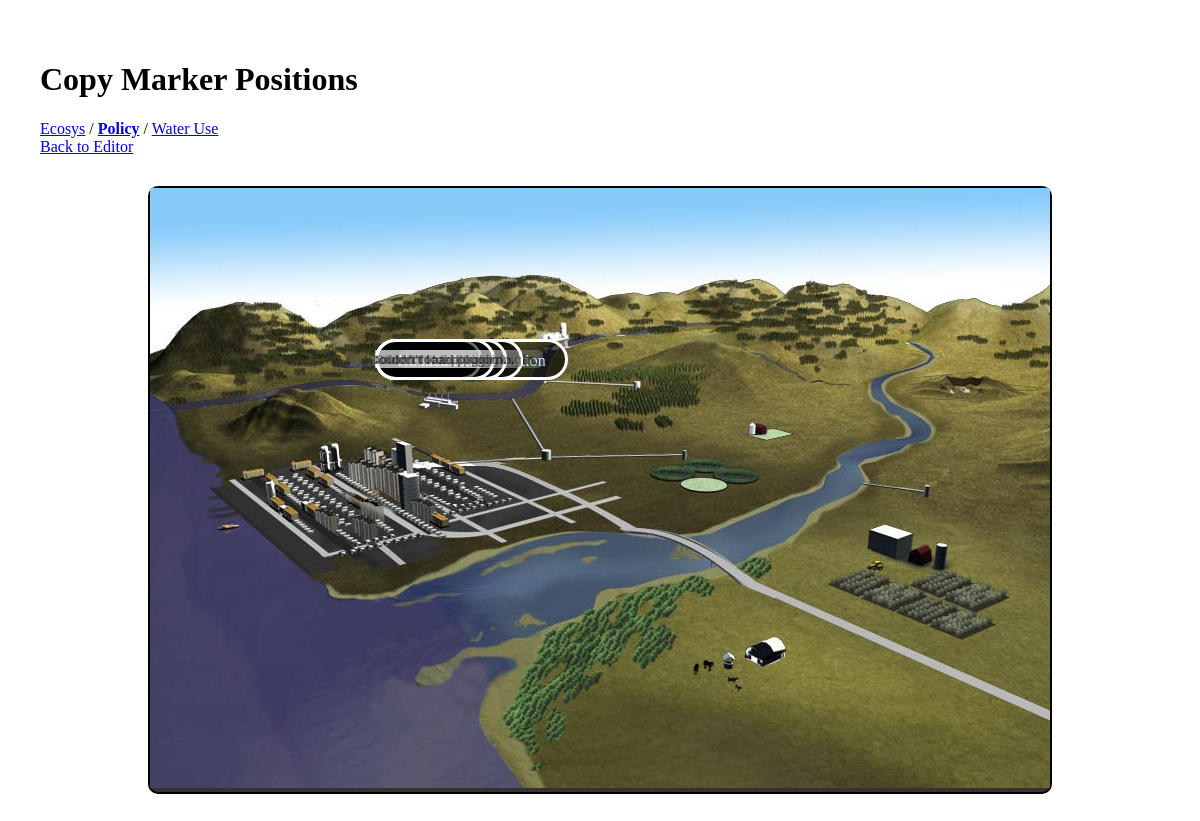
/copy.php?markers=Policy, run on the app's committed database.
### tables this page shows
CREATE TABLE `water_elements` (
  `id` int(11) NOT NULL AUTO_INCREMENT,
  `Label` varchar(255) NOT NULL,
  `Name` varchar(255) NOT NULL,
  `Description` tinytext NOT NULL,
  `Group` varchar(255) NOT NULL,
  `SubGroup` varchar(255) NOT NULL,
  `horiz` varchar(31) NOT NULL,
  `vert` varchar(31) NOT NULL,
  PRIMARY KEY (`id`)
);

### copy.php (the view, shortened to what this page needs)
<?php
$link = mysqli_connect($host, $username, $password) or die("MySQL Error: " . mysqli_error());
mysqli_select_db($link, $database) or die("MySQL Error: " . mysqli_error());
?>
<!DOCTYPE html>
<html>
<head>
<link rel="stylesheet" href="style.css" type="text/css" />
<link rel="stylesheet" href="http://waterinthewest.stanford.edu/cgi-bin/groundwater/themes/bootstrap_for_gw/css/groundwater.css">
</head>
<body>
<div id="page" class="<?php echo $_GET['markers'];?>">
<h1>Copy Marker Positions</h1>
<div id="links">
<a href="<?php echo $_SERVER['PHP_SELF']; ?>?markers=ecosys" id="ecosys">Ecosys</a> /
<a href="<?php echo $_SERVER['PHP_SELF']; ?>?markers=Policy" id="Policy">Policy</a> /
<a href="<?php echo $_SERVER['PHP_SELF']; ?>?markers=GWuse" id="GWuse">Water Use</a>
</div>
<a href="index.php?markers=<?php echo $_GET['markers']; ?>" id="edit">Back to Editor</a>
<div id="glassbox"><img src="groundwater.jpg">
<?php
		if(isset($_GET['markers'])) {
            $get_water_elements = mysqli_query($link, "SELECT * FROM water_elements");
            while($row = mysqli_fetch_array($get_water_elements)) {
                if(strpos($row['Name'], $_GET['markers'].'_') !== FALSE) {
                echo '<a class="marker" rel="'.$row['id'].'" style="'.$row['horiz'].'; '.$row['vert'].'">'.$row['Label'].'</a>';
                }
            }
		}
?>
</div>
</body>
</html>

### style.css (style rules this page uses)
#page { padding: 2em; }
#glassbox { background:#333; border:2px solid #000; margin:30px auto auto auto; position:relative; max-width:900px; -moz-border-radius: 10px; -webkit-border-radius: 10px; }
.ecosys #ecosys, .Policy #Policy, .GWuse #GWuse { font-weight: bold; }
img { max-width: 100%; }
.marker { display: block; position: absolute; z-index: 30; line-height: 1.2em; padding: .6em 1.2em; border-radius: 1.8em; border: 3px solid #fff; height: 1em; color: #bfe2fa; background: rgba(0,0,0,.6); }

### data on the page
water_elements: Label "Buyback"
water_elements: Label "Voluntary conservation"
water_elements: Label "Substitute water"
water_elements: Label "Collaboration"
water_elements: Label "Unknown"
water_elements: Label "No mention"
